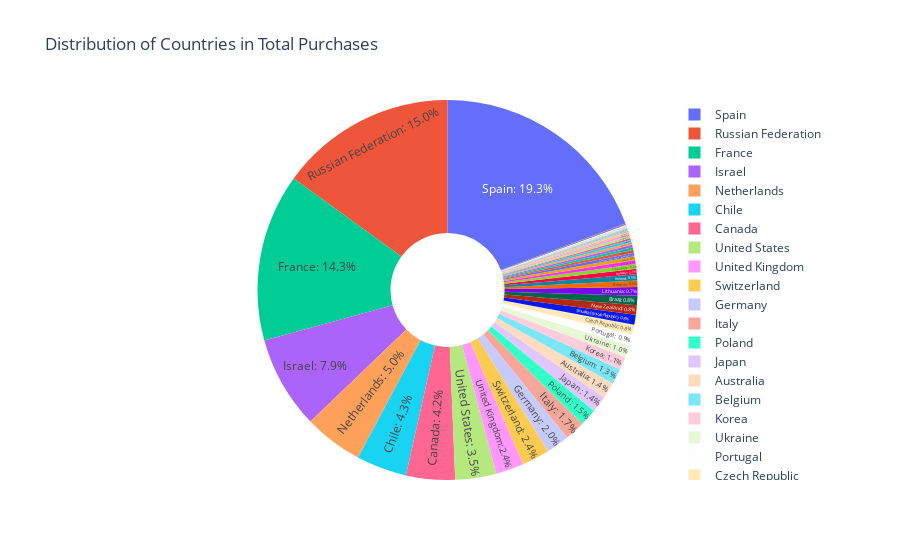

Write notebook code for a chart like this one.
### Code cell
# Calculate the total count of unsuccessful purchases
counts_country = cart_df['收货国家'].value_counts()
total_country_count = counts_country.sum()

# Calculate the percentage of each country in the unsuccessful purchase dataset
percentage_countries = (counts_country / total_country_count) * 100

# Create the pie plot using Plotly
fig = go.Figure(data=go.Pie(labels=percentage_countries.index,
                           values=percentage_countries,
                           texttemplate="%{label}: %{value:.1f}%",
                           textposition="inside",
                           hole=0.3))

fig.update_layout(
    title="Distribution of Countries in Total Purchases",
    legend=dict(orientation="v", yanchor="middle", y=0.5, xanchor="auto", x=1.1),
)

fig.show()

### Figure 1 — Plotly figure (JSON) as saved in the notebook; plotly's stock layout.template omitted (floating-point values rounded to 4 significant figures)
{"data": [{"hole": 0.3, "labels": ["Spain", "Russian Federation", "France", "Israel", "Netherlands", "Chile", "Canada", "United States", "United Kingdom", "Switzerland", "Germany", "Italy", "Poland", "Japan", "Australia", "Belgium", "Korea", "Ukraine", "Portugal", "Czech Republic", "Slovakia (Slovak Republic)", "New Zealand", "Brazil", "Lithuania", "Belarus", "Ireland", "Norway", "Singapore", "Estonia", "Latvia", "Croatia (local name: Hrvatska)", "Hungary", "Denmark", "Cyprus", "Greece", "Austria", "Finland", "Saudi Arabia", "Bulgaria", "Slovenia", "Thailand", "Romania", "Indonesia", "Sweden", "United Arab Emirates", "Malaysia", "Malta", "Luxembourg", "Hong Kong,China", "Mexico", "Turkey", "Kazakhstan", "Bahrain", "Colombia", "Macedonia", "Philippines", "Brunei", "Taiwan,China", "Algeria", "Egypt", "Pakistan", "Lebanon", "Uzbekistan", "Tanzania"], "textposition": "inside", "texttemplate": "%{label}: %{value:.1f}%", "type": "pie", "values": [19.31, 15.02, 14.27, 7.877, 5.029, 4.287, 4.166, 3.486, 2.385, 2.365, 1.958, 1.715, 1.469, 1.412, 1.374, 1.323, 1.119, 1.047, 0.9257, 0.8485, 0.8367, 0.8159, 0.7892, 0.7388, 0.5311, 0.5281, 0.4658, 0.4094, 0.3323, 0.3264, 0.2848, 0.2611, 0.2255, 0.2136, 0.2107, 0.1869, 0.1869, 0.1869, 0.1721, 0.1394, 0.1394, 0.1068, 0.09197, 0.07417, 0.07121, 0.0445, 0.03857, 0.03264, 0.03264, 0.02967, 0.02077, 0.01483, 0.01483, 0.01187, 0.008901, 0.008901, 0.005934, 0.005934, 0.002967, 0.002967, 0.002967, 0.002967, 0.002967, 0.002967]}], "layout": {"legend": {"orientation": "v", "x": 1.1, "xanchor": "auto", "y": 0.5, "yanchor": "middle"}, "title": {"text": "Distribution of Countries in Total Purchases"}}}
